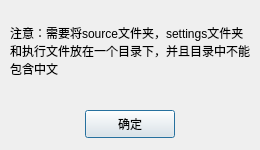
<?xml version="1.0" encoding="UTF-8"?>
<ui version="4.0">
 <class>Dialog</class>
 <widget class="QDialog" name="Dialog">
  <property name="geometry">
   <rect>
    <x>0</x>
    <y>0</y>
    <width>260</width>
    <height>150</height>
   </rect>
  </property>
  <property name="windowTitle">
   <string>关于</string>
  </property>
  <widget class="QLabel" name="label_2">
   <property name="geometry">
    <rect>
     <x>10</x>
     <y>20</y>
     <width>240</width>
     <height>61</height>
    </rect>
   </property>
   <property name="text">
    <string>注意：需要将source文件夹，settings文件夹和执行文件放在一个目录下，并且目录中不能包含中文</string>
   </property>
   <property name="wordWrap">
    <bool>true</bool>
   </property>
  </widget>
  <widget class="QPushButton" name="pushButton">
   <property name="enabled">
    <bool>true</bool>
   </property>
   <property name="geometry">
    <rect>
     <x>85</x>
     <y>110</y>
     <width>90</width>
     <height>28</height>
    </rect>
   </property>
   <property name="text">
    <string>确定</string>
   </property>
  </widget>
 </widget>
 <resources/>
 <connections>
  <connection>
   <sender>pushButton</sender>
   <signal>clicked()</signal>
   <receiver>Dialog</receiver>
   <slot>accept()</slot>
   <hints>
    <hint type="sourcelabel">
     <x>134</x>
     <y>125</y>
    </hint>
    <hint type="destinationlabel">
     <x>136</x>
     <y>91</y>
    </hint>
   </hints>
  </connection>
 </connections>
</ui>
